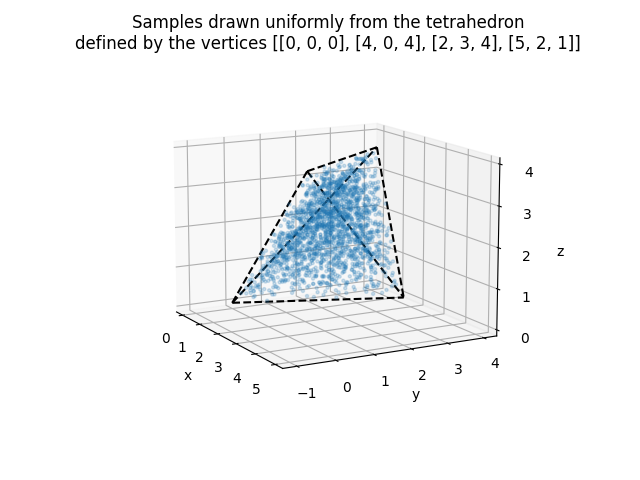

Write the Python code that produced this figure.
import numpy as np
import matplotlib.pyplot as plt
from numerand import uniform_simplex


rng = np.random.default_rng(3486780953123987)

vertices = np.array([[0, 0, 0], [4, 0, 4], [2, 3, 4], [5, 2, 1]])

pts = uniform_simplex(vertices, size=2000, rng=rng)

fig = plt.figure()
ax = fig.add_subplot(projection='3d')

ax.scatter(pts[:, 0], pts[:, 1], pts[:, 2], marker='.', alpha=0.2)

for j in range(len(vertices) - 1):
    for k in range(j + 1, len(vertices)):
        ax.plot([vertices[j, 0], vertices[k, 0]],
                [vertices[j, 1], vertices[k, 1]],
                [vertices[j, 2], vertices[k, 2]], 'k--')

ax.set_xlabel('x')
ax.set_ylabel('y')
ax.set_zlabel('z')
ax.grid(True, alpha=0.5)
ax.axis('equal')
ax.set_title('Samples drawn uniformly from the tetrahedron\n'
             f'defined by the vertices {vertices.tolist()}')
plt.show()
